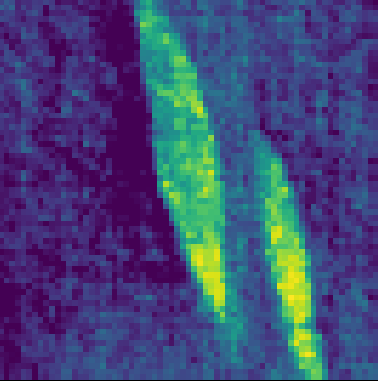
%> input picture Phase/NMF_48-90.tif, 378 x 381 px
$ octave areacheck2.m   (GNU Octave 9; MATLAB toolbox functions it lacks are replaced by stand-ins)
%> lines starting %> are read from the running program, lines starting %| are printed output that depends on the picture; in (x1, y1, x2, y2) boxes, pixels count from 0 and x2, y2 are one past the last pixel; in counts of white or black regions, pixels touching at a corner belong together; the program's own positions count from 1
clear all;
close all;
clc;

% rect = [95.5100000000000,49.5100000000000,503.980000000000,504.980000000000];

% read the original image
RGB = imread('NMF_48-90.tif');
%> RGB is the input picture: size 381x378x3 uint8; mean R, G, B 66.2, 73.6, 119.5

% figure();
% imshow(RGB,[]);

%% color maps segmentation

HSV = rgb2hsv(RGB);
%> HSV: size 381x378x3 double; mean H, S, V 0.641, 0.686, 0.515
H = HSV(:,:,1);
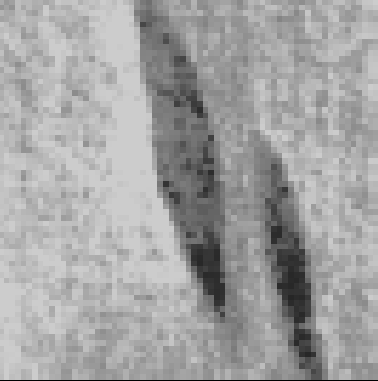
%> H: size 381x378 double; min 0, max 0.801, mean 0.641
S = HSV(:,:,2);
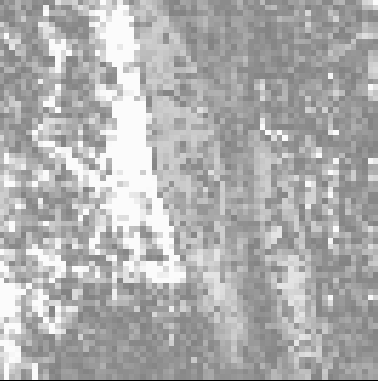
%> S: size 381x378 double; min 0, max 0.988, mean 0.686
V = HSV(:,:,3);
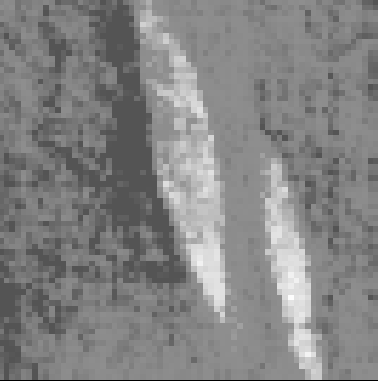
%> V: size 381x378 double; min 0, max 0.992, mean 0.515

figure();
subplot(1,3,1), imshow(H,[]), title('H');
subplot(1,3,2), imshow(S,[]), title('S');
subplot(1,3,3), imshow(V,[]), title('V');

%% segmentation
% Manual segmentation
Hmask = (H<0.528);  % twin 2: 0.515 & |  (H>0.75) | (H<0.25)   (H>0.01) & (H<0.761);
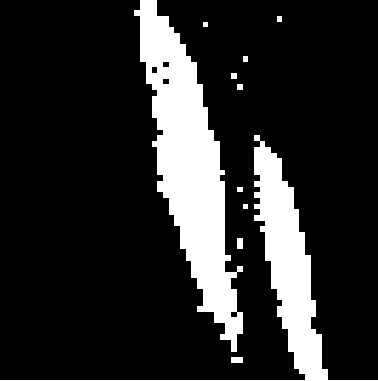
%> Hmask: size 381x378 logical; 16.7% white; 11 white regions, largest, box (x1, y1, x2, y2) and area: (134, 0, 243, 352) 15379, (0, 135, 378, 381) 8377, (231, 357, 243, 363) 72
figure(),imshow(Hmask,[])
% Vmask = (V>0.52);  % twin 1: 0.52  precip:
% figure(),imshow(Vmask,[])
Result = Hmask % Hmask & Vmask
figure(),imshow(Result,[])

% [5 lines of commented-out code are left out]

Result = imopen(Result, strel('disk',5));
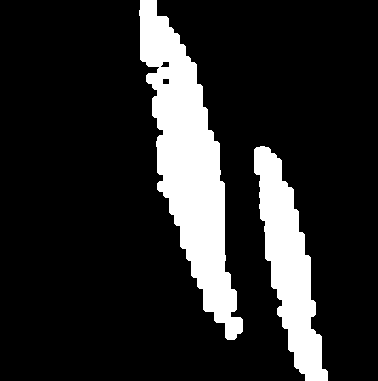
%> Result: size 381x378 logical; 15.7% white; 2 white regions, box (x1, y1, x2, y2) and area: (139, 0, 243, 340) 14876, (254, 146, 328, 381) 7741
Result = imclose(Result, strel('disk',5));
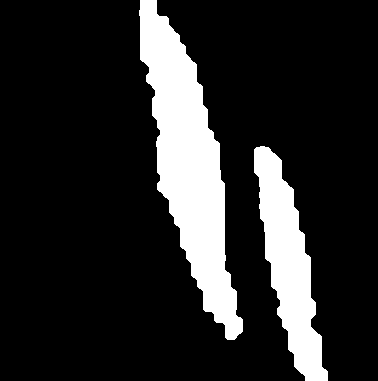
%> Result: size 381x378 logical; 16% white; 2 white regions, box (x1, y1, x2, y2) and area: (139, 0, 243, 340) 15149, (254, 146, 328, 381) 7825

% % smooth the stair shape
h = fspecial('disk',5);
Result = imfilter(Result,h);
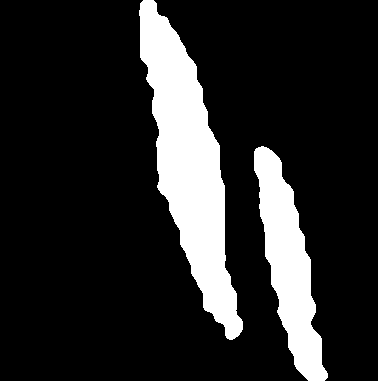
%> Result: size 381x378 logical; 15.9% white; 2 white regions, box (x1, y1, x2, y2) and area: (139, 0, 243, 340) 15141, (254, 146, 328, 381) 7803
%Result = ~Result;
figure(), imshow(Result,[]);

% clean the corner white region
[rowC,colC] =size(Result);
%> rowC = 381; colC = 378
A = ones(rowC,colC);
% [5 lines of commented-out code are left out]

Result = Result.*A;
figure(), imshow(Result,[]);title('result');

%% caputure the scale bar

path0='E:\[J3] Phase\Image small\image_small2';
%> (the run ends here)
